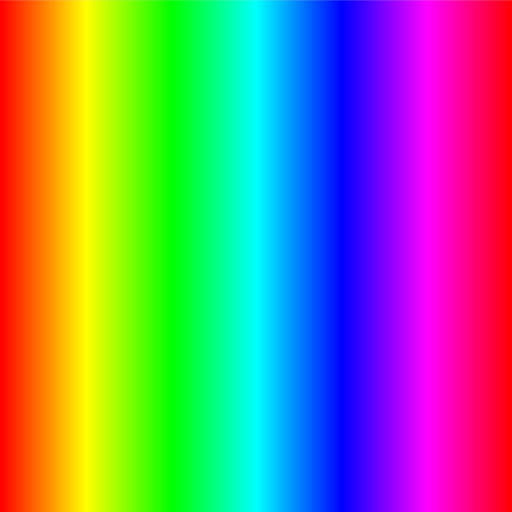
Frame 1 (no input)
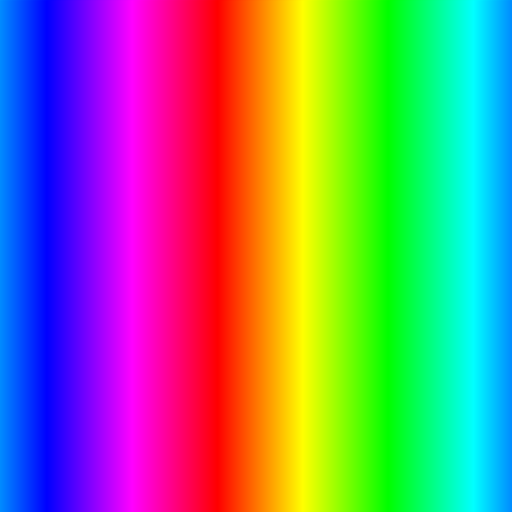
Frame 60 (the mouse pressed at the canvas centre just before this capture)
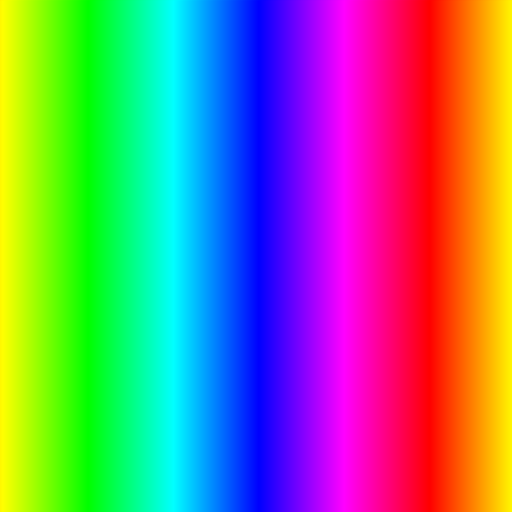
Frame 120 (the mouse held since frame 60 and released just before this capture)

The Processing sketch that drew these frames (run headless with seeded random() and noise(); from frame 60 on, the mouse is pressed at the canvas centre):

// Processing sketch: ANI2012H22_Color4_HSB1
// ── ANI2012H22_Color4_HSB1.pde
// ANI2012H22_Color4_HSB1.pde
// Animation en boucle d'un arc-en-ciel avec décalage sur l'axe horizontal.
// Flèches en haut et en bas pour changer la vitesse de l'animation.
// Flèches à gauche et à droite pour changer la direction de l'animation.
// Barre d'espacement pour inverser la direction de l'animation.

// paramètres
int resolution = 512;
int speed = 5;
boolean direction = true;

// variables
int index;
int shift;
int value;

float hue;

void setup()
{
  size(512, 512);
  frameRate(60);

  // configurer le mode de couleur
  colorMode(HSB, 100);

  shift = 0;
}

void draw()
{
  // remplir la fenêtre d'affichage avec une ligne d'une couleur différente pour chaque colonne de pixels
  for (index = 0; index < resolution; ++index)
  {
    // couleur en fonction de l'index de la colonne et la valeur de décalage
    value = index + shift;

    // faire boucler la valeur de la couleur
    value = cycle(value, 0, resolution);

    // calculer la teinte proportionnelement au nombre de colonnes
    hue = map(value, 0, resolution, 0, 100);

    // couleur courante en mode HSB
    stroke(hue, 100, 100);

    // dessiner une ligne qui occupe toute la colonne
    line(index, 0, index, resolution);
  }

  // incrémenter la valeur de décalage
  if (direction)
    shift += speed;
  else
    shift -= speed;

  // faire boucler la valeur de décalage
  shift = cycle(shift, 0, resolution);
}

// fonction qui permet de boucler sur l'intervalle entre la borne inférieure et supérieure
int cycle(int value, int min, int max)
{
  if (value < min)
    return value + max;
  else if (value >= max)
    return value - max;
  else
    return value;
}

void keyReleased()
{
  if (keyCode == UP)
    speed += 1;
  if (keyCode == DOWN)
    speed -= 1;
  if (keyCode == LEFT)
    direction = true;
  if (keyCode == RIGHT)
    direction = false;
  if (key == ' ')
    direction = !direction; // inverser la direction de l'animation
}
